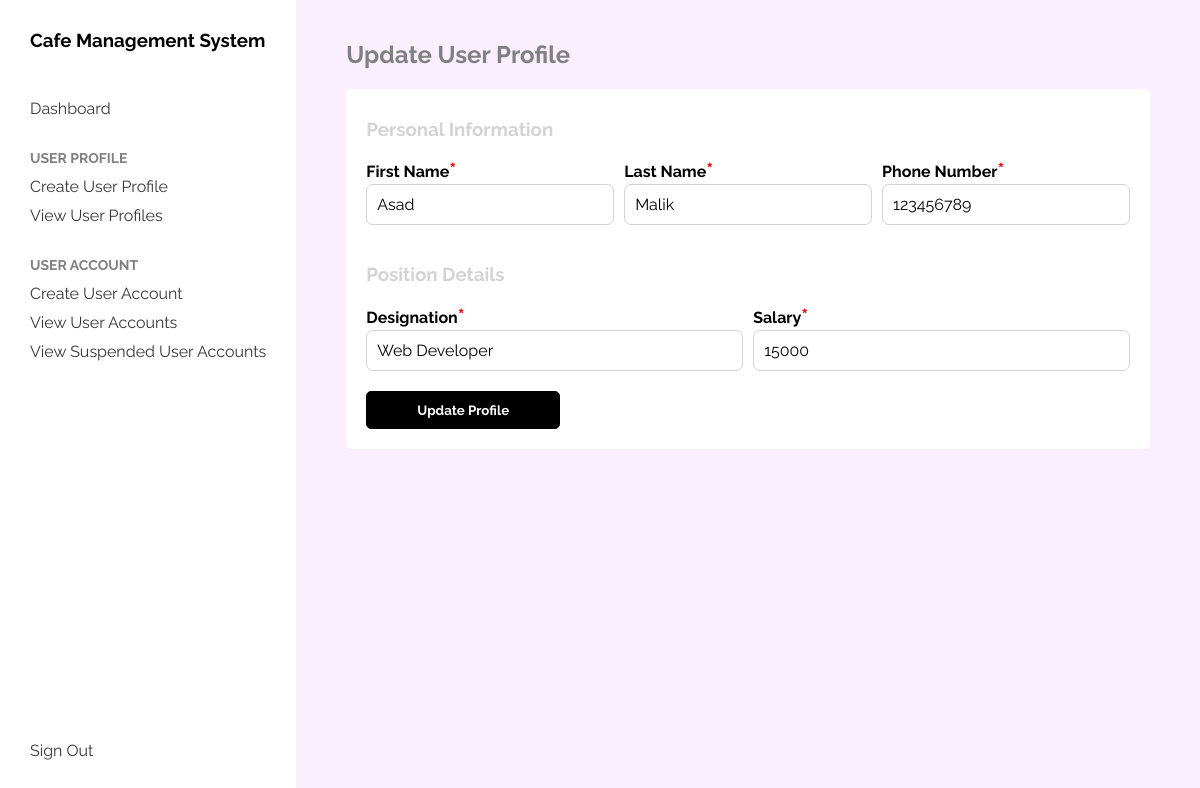
/admin/update-user-profile/1 (signed in), run on the app's committed database.
### application/entity/models.py (models this page shows, shortened)
class User(db.Model):
    id = db.Column(db.Integer, primary_key=True)
    first_name = db.Column(db.String(30))
    last_name = db.Column(db.String(30))
    phone_number = db.Column(db.String(20))
    designation = db.Column(db.String(20))
    salary = db.Column(db.Integer)
    email = db.Column(db.String(30), nullable=False)
    password = db.Column(db.String(50), nullable=False)
    user_type = db.Column(db.String(10), nullable=False)
    account_status = db.Column(db.String(10))

### application/boundary/system_admin.py (the view, shortened to what this page needs)
@admin.route("/update-user-profile/<int:account_id>", methods=['GET', 'POST'])
def update_user_profile(account_id):
    userController = UserController()
    user = userController.get_user(account_id=account_id)
    return render_template("system_admin/create_user_profile.html"
                           , user=user
                           , title="Update User Profile"
                           , ACCESS_LEVELS=ACCESS_LEVELS)

### application/boundary/system_admin.py (called while the page is built)
@admin.before_request
def check_user_validity():
    if 'user_id' not in session:
        return redirect(url_for("boundary.auth.login"))
    if session['user_type'] != SYSTEM_ADMIN:
        return abort(403)

### application/control/user.py (called while the page is built)
    def get_user(self, account_id=None, email=None):
        if account_id:
            user = self._userEntity.get_user_by_id(account_id)
            return user
        elif email:
            user = self._userEntity.get_user_by_email(email)
            return user

### application/entity/user.py (called while the page is built)
    def get_user_by_id(self, id):
        user = User.query.get(id)
        return user

### application/boundary/templates/system_admin/create_user_profile.html (shortened to what this page needs)
{% extends 'system_admin/base.html' %}
{% block styles %}
    <link rel="stylesheet" href="{{ url_for("boundary.static", filename='admin/create_user_account.css') }}">
{% endblock styles %}
{% block content %}
        {% set url = url_for('boundary.admin.create_user_profile') if not user else url_for('boundary.admin.update_user_profile', account_id=user.id) %}
    <form class="flex-column" method="POST" action="{{ url }}">
        <h3 class="section__heading">Personal Information</h3>
        <div class="form__name">
            <div class="form__input flex-column">
                <label class="required">First Name</label>
                <input type="text" name="first_name" value="{{ user.first_name if user else "" }}" required>
            </div>
            <div class="form__input flex-column">
                <label class="required">Last Name</label>
                <input type="text" name="last_name" value="{{ user.last_name if user else "" }}"  required>
            </div>
            <div class="form__input flex-column">
                <label class="required">Phone Number</label>
                <input type="number" name="phone_number" value="{{ user.phone_number if user else "" }}"  required>
            </div>
        </div>
        <br />
        <h3 class="section__heading">Position Details</h3>
        <div class="form__name">
            <div class="form__input flex-column">
                <label class="required">Designation</label>
                <input type="text" name="designation" value="{{ user.designation if user else "" }}"  required>
            </div>
            <div class="form__input flex-column">
                <label class="required">Salary</label>
                <input type="number" name="salary" value="{{ user.salary if user else "" }}"  required>
            </div>
        </div>
        <div class="form__name">
            <div class="form__submit">
                <input type="submit" value="{{ "Update Profile" if user else "Add Profile" }}" >
            </div>
        </div>
    </form>
{% endblock content %}

### application/boundary/assets/admin/create_user_account.css (style rules this page uses)
.form__name { display: flex; gap: 10px; }
.form__name .form__input { flex: 1; }
.section__heading { color: lightgrey; }
.form__input label { font-weight: bold; margin-bottom: 2px; }
.form__input input, .form_block select { padding: 10px; font-size: 16px; border-radius: 7px; outline: none; border: 1px solid lightgrey; }
.form__submit input { display: block; padding: 10px 50px; margin-top: 20px; border-radius: 5px; outline: none; border: 1px solid black; background-color: black; color: white; font-weight: bold; cursor: pointer; }

### application/boundary/assets/base.css (style rules this page uses)
* { font-family: 'Raleway', sans-serif; box-sizing: border-box; }
body { margin: 0; }
.flex-column { display: flex; flex-direction: column; }
.required::after { content: "*"; color: red; font-size: 20px; }

### data on the page
User: first_name "Asad", last_name "Malik", phone_number "123456789", designation "Web Developer", salary "15000"

### other printed values
{{ title }} "Update User Profile"
